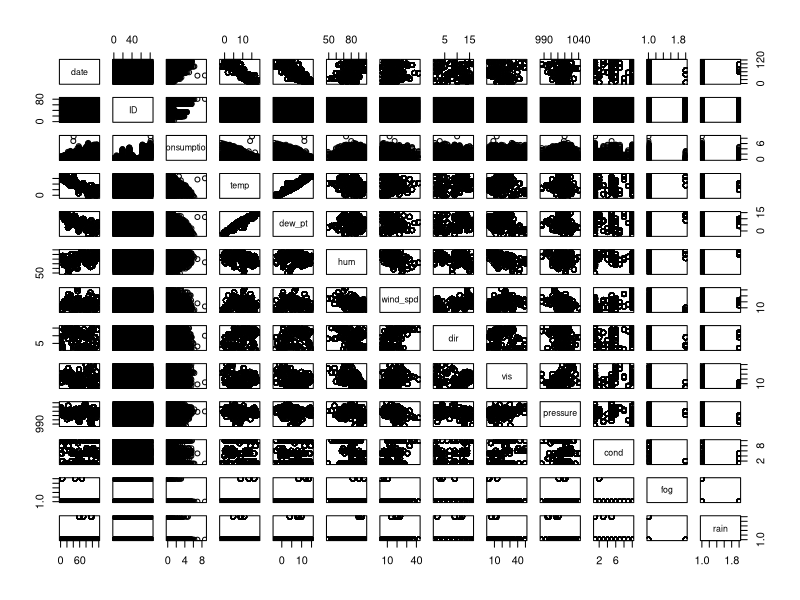

Write R code to recreate this figure. (Note: this script raises an error after producing the figure.)
setwd("/Users/astrid_harsaae/Documents/GitHub/-02441-case-project")

library(car)

# data --------------------------------------------------------------------

data <- read.csv("Case2/data/merged_data.csv")
data$date <- as.factor(data$date)
data$ID <- as.factor(data$ID)
data$dir <- as.factor(data$dir)
data$cond <- as.factor(data$cond)
data$fog <- as.factor(data$fog)
data$rain <- as.factor(data$rain)


summary(data)

# initial visualization ---------------------------------------------------

pairs(data)

# data transformation -----------------------------------------------------

# we want to transform the data such that we only have positive values
data$temp <- data$temp + 273.15

# we want non zero values in the y data

data$consumption <- data$consumption + 0.0000001

lm <- lm(consumption~ temp*ID*date*dew_pt*hum,data)

par(mfrow=c(1,1))
bc2 = boxCox(lm, lambda = seq(-10,10,0.05))
bc2$x[ which.max(bc2$y) ]


